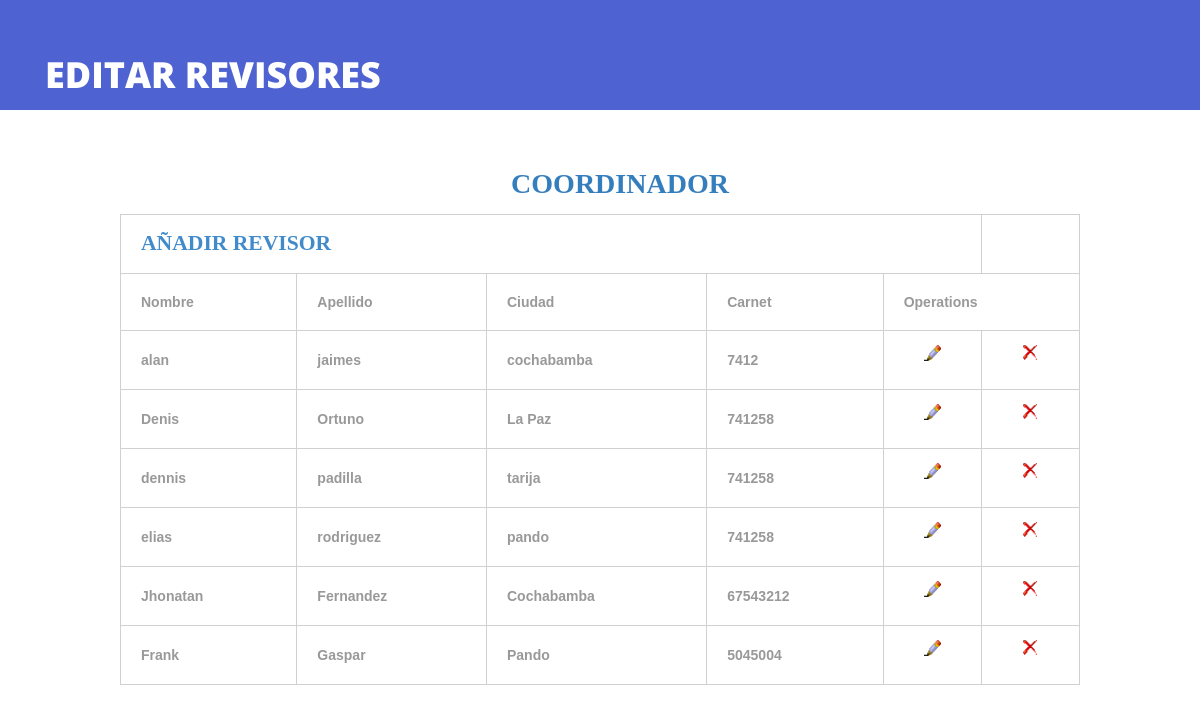
/crud/index.php, run on the app's committed database.
### tables this page shows
CREATE TABLE `revisor` (
  `user_id` int(10) NOT NULL,
  `first_name` varchar(25) NOT NULL,
  `last_name` varchar(25) NOT NULL,
  `user_city` varchar(45) NOT NULL,
  `c_iden` int(10) NOT NULL
);

### crud/index.php (the view, shortened to what this page needs)
<?php
include_once 'dbconfig.php';
?>
<!DOCTYPE html>
<html lang="en">
    <head>
    <link rel="stylesheet" href="style.css" type="text/css" />
    <link href="assets/css/bootstrap.css" rel="stylesheet" />
    <link href="assets/css/font-awesome.min.css" rel="stylesheet" />
    <link href="assets/css/style.css" rel="stylesheet" />
    </head>
    <header>
         <nav id="mynav">
        <section id="top">
                        <h1>EDITAR REVISORES</h1>
        </section>
        </nav>
        <nav id="coor">
        <section>
                        <h1 style="text-align: center;">
                                    <a id="coor" href="">COORDINADOR</a>
                         </h1>
        </section>
        </nav>
    <body>
    <div id="body">
    	<div id="content">
        <table align="center">
        <tr>
        <th colspan="5"><a id="rev" href="add_data.php">AÑADIR REVISOR</a></th>
        </tr>
        <th>Nombre</th>
        <th>Apellido</th>
        <th>Ciudad</th>
        <th>Carnet</th>
        <th colspan="2">Operations</th>
        <?php
    	$sql_query="SELECT * FROM revisor";
    	$result_set=mysqli_query($link,$sql_query);
    	if(mysqli_num_rows($result_set)>0)
    	{
            while($row=mysqli_fetch_row($result_set))
    		{
    		?>
                <tr>
                <td><?php echo $row[1]; ?></td>
                <td><?php echo $row[2]; ?></td>
                <td><?php echo $row[3]; ?></td>
                <td><?php echo $row[4]; ?></td>
                <td align="center"><a href="javascript:edt_id('<?php echo $row[0]; ?>')"><img src="b_edit.png" align="EDIT" /></a></td>
                <td align="center"><a href="javascript:delete_id('<?php echo $row[0]; ?>')"><img src="b_drop.png" align="DELETE" /></a></td>
                </tr>
            <?php
    		}
    	}
    	else
    	{
    		?>
            <tr>
            <td colspan="5">No se encontraron datos !</td>
            </tr>
            <?php
    	}
    	?>
        </table>
        </div>
    </div>
</body>
</html>

### crud/style.css (style rules this page uses)
body,html { margin: 0; padding: 0; }
header { width: 100%; height: 70px; background-color: #000000; }
a { text-align: center; color: #ffffff; text-decoration: none; font-family: impact; font-size: 1.8vw; }
img { width: 30%; margin-top: -16px; }
table { width:80%; font-family:Tahoma, Geneva, sans-serif; font-weight:bolder; color:#999; margin-bottom:80px; }
table a { text-decoration:none; color:#428bca; }
table,td,th { border-collapse:collapse; border:solid #d0d0d0 1px; padding:20px; }
nav#mynav { background-color: #4E63D1; padding-top: 40px; padding: 5px 5px; }
h1 { font-size: 25px; padding-left: 40px; color:#fff; font-family: 'Open Sans', sans-serif; }
a#coor { text-align: center; font-size: 28px; font-family: Arial black; text-align: center; color: #357ebd; }

### assets/css/style.css (style rules this page uses)
body { font-family: 'Open Sans', sans-serif; font-size: 14px; color: #000; line-height: 16px; font-weight: 400; background:url('assets/img/slider/images/3.png') repeat 0 0; }
h1, h2, h3, h4, h5, h6 { font-family: 'Open Sans', sans-serif; line-height: 40px; }
h1 { padding-top: 30px; color: #fff; font-weight: 800; }
a, a:hover { text-decoration: none; }

### data on the page
revisor: first_name "alan", last_name "jaimes", user_city "cochabamba", c_iden "7412"
revisor: first_name "Denis", last_name "Ortuno", user_city "La Paz", c_iden "741258"
revisor: first_name "dennis", last_name "padilla", user_city "tarija", c_iden "741258"
revisor: first_name "elias", last_name "rodriguez", user_city "pando", c_iden "741258"
revisor: first_name "Jhonatan", last_name "Fernandez", user_city "Cochabamba", c_iden "67543212"
revisor: first_name "Frank", last_name "Gaspar", user_city "Pando", c_iden "5045004"
